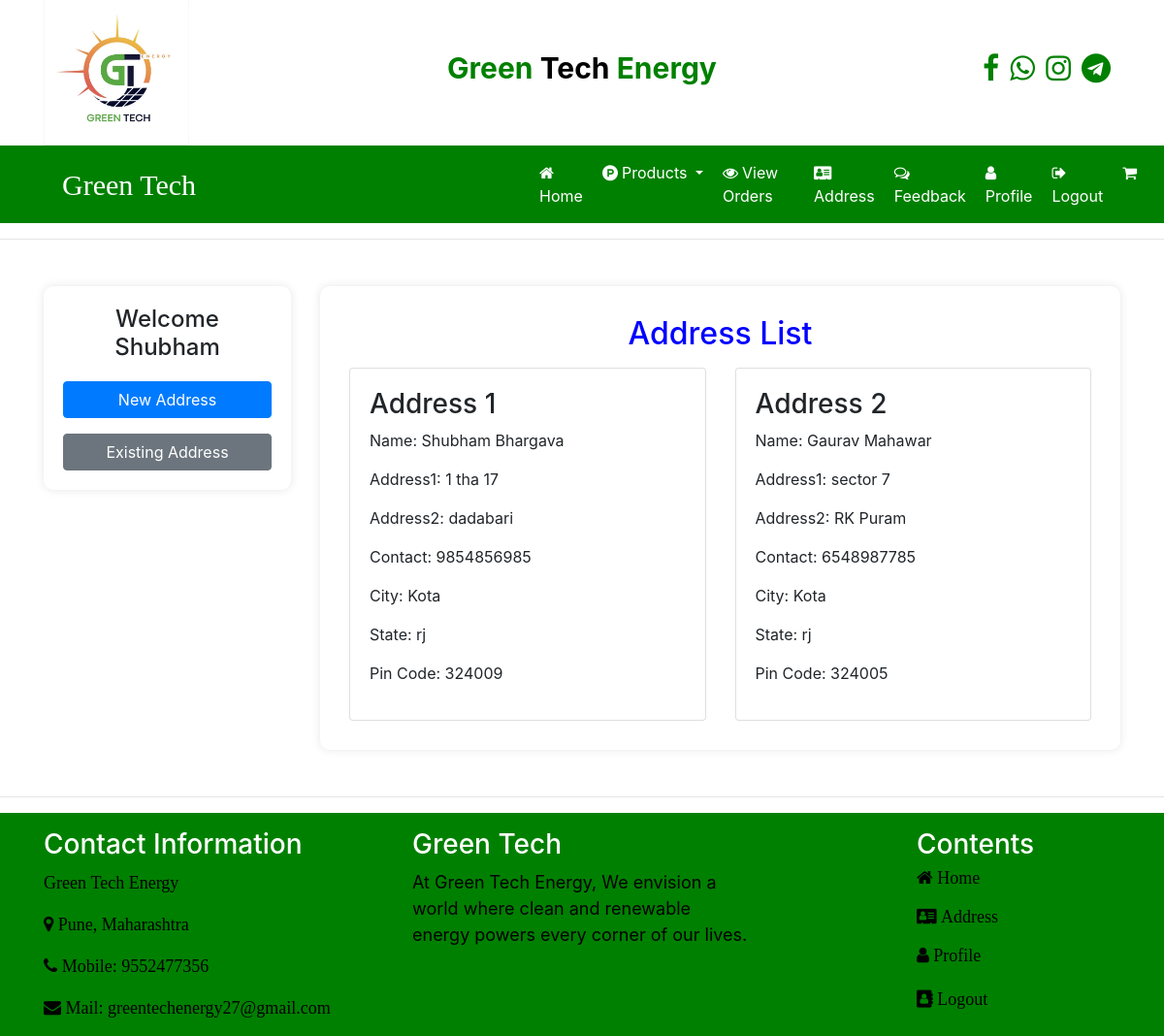
The page /existing_address (signed in) on the database its author committed.
### core/models.py (models this page shows, shortened)
class UserAddres(models.Model):
    user = models.ForeignKey(User, on_delete=models.CASCADE)
    name = models.CharField(max_length=100)
    address1 = models.CharField(max_length=100)
    address2 = models.CharField(max_length=100)
    city = models.CharField(max_length=100)
    state = models.CharField(max_length=100)
    contact = models.CharField(max_length=100)
    pincode = models.CharField(max_length=100)

### core/views.py (the view)
# urls.py: path('existing_address',existing_address,name="existing_address"),
def existing_address(request):
    add = UserAddres.objects.filter(user=request.user)
    return render(request, 'user_address.html', {'add': add, 'active': 'btn-primary'})

### core/templates/user_address.html (shortened to what this page needs)
{% extends 'user_home.html' %}
{% load static %}
{% block main-content%}
<hr>
<div class="container my-5">
    <div class="row">
        <div class="col-md-3">
            <div class="nav-sidebar" style="background-color: #fff;
        border-radius: 10px;
        box-shadow: 0px 0px 10px 0px rgba(0,0,0,0.1);
        padding: 20px;">
                <div class="text-center">
                    <h3 style="font-size: 24px;
            margin-bottom: 20px;">Welcome <span class="text-capitalize">{{ request.user }}</span></h3>
                </div>
                <a href="{% url 'new_address' %}" class="btn btn-primary btn-block">New Address</a>
                <a href="{% url 'existing_address' %}" class="btn btn-secondary btn-block mt-3">Existing Address</a>
            </div>
        </div>
  <div class="col-md-9">
    <div class="form-container" style="background-color: #fff;
        border-radius: 10px;
        box-shadow: 0px 0px 10px 0px rgba(0,0,0,0.1);
        padding: 30px;">
        <h2 class="text-center mb-3" style="color: blue;">Address List</h2>
           <div class="row">
    {% for ad in add %}
        {% if forloop.counter0|divisibleby:2 %}
            </div><div class="row">
        {% endif %}
        <div class="col-sm-6">
            <div class="card address-card">
                <div class="card-body">
                    <h3>Address {{ forloop.counter }}</h3>
                    <p>Name: {{ ad.name }}</p>
                    <p>Address1: {{ ad.address1 }}</p>
                    <p>Address2: {{ ad.address2 }}</p>
                    <p>Contact: {{ ad.contact }}</p>
                    <p>City: {{ ad.city }}</p>
                    <p>State: {{ ad.state }}</p>
                    <p>Pin Code: {{ ad.pincode }}</p>
                </div>
            </div>
        </div>
    {% endfor %}
</div>
    </div>
 </div>
</div>
</div>
<hr>
{% endblock main-content%}

### rows shown on the page
UserAddres: name "Shubham Bhargava", address1 "1 tha 17", address2 "dadabari", contact "9854856985", city "Kota", state "rj", pincode "324009"
UserAddres: name "Gaurav Mahawar", address1 "sector 7", address2 "RK Puram", contact "6548987785", city "Kota", state "rj", pincode "324005"

### other values the page prints
{{ request.user }} "Shubham"
